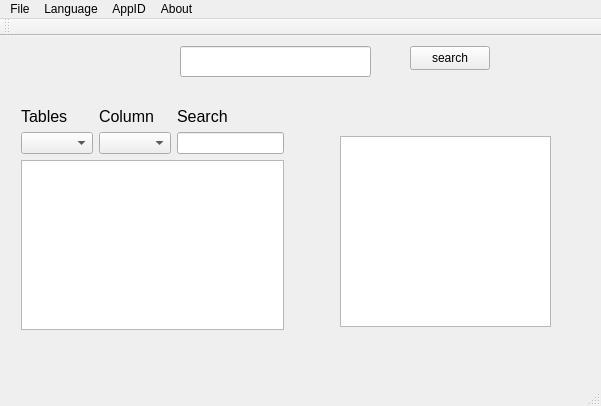
<?xml version="1.0" encoding="UTF-8"?>
<ui version="4.0">
 <class>MainWindow</class>
 <widget class="QMainWindow" name="MainWindow">
  <property name="geometry">
   <rect>
    <x>0</x>
    <y>0</y>
    <width>601</width>
    <height>406</height>
   </rect>
  </property>
  <property name="windowTitle">
   <string>MainWindow</string>
  </property>
  <widget class="QWidget" name="centralWidget">
   <widget class="QTextEdit" name="textEdit">
    <property name="geometry">
     <rect>
      <x>340</x>
      <y>100</y>
      <width>211</width>
      <height>191</height>
     </rect>
    </property>
   </widget>
   <widget class="QWidget" name="layoutWidget">
    <property name="geometry">
     <rect>
      <x>10</x>
      <y>60</y>
      <width>285</width>
      <height>245</height>
     </rect>
    </property>
    <layout class="QGridLayout" name="gridLayout">
     <item row="0" column="0">
      <widget class="QLabel" name="label">
       <property name="font">
        <font>
         <pointsize>12</pointsize>
        </font>
       </property>
       <property name="text">
        <string>Tables</string>
       </property>
      </widget>
     </item>
     <item row="0" column="1">
      <widget class="QLabel" name="label_3">
       <property name="font">
        <font>
         <pointsize>12</pointsize>
        </font>
       </property>
       <property name="text">
        <string>Column</string>
       </property>
      </widget>
     </item>
     <item row="0" column="2">
      <widget class="QLabel" name="label_2">
       <property name="font">
        <font>
         <pointsize>12</pointsize>
        </font>
       </property>
       <property name="text">
        <string>Search</string>
       </property>
      </widget>
     </item>
     <item row="1" column="0">
      <widget class="QComboBox" name="comboBoxTables"/>
     </item>
     <item row="1" column="1">
      <widget class="QComboBox" name="comboBoxColumn"/>
     </item>
     <item row="1" column="2">
      <widget class="QLineEdit" name="lineEdit"/>
     </item>
     <item row="2" column="0" colspan="3">
      <widget class="QListWidget" name="listWidget"/>
     </item>
    </layout>
   </widget>
   <widget class="QLineEdit" name="lbl_City">
    <property name="geometry">
     <rect>
      <x>180</x>
      <y>10</y>
      <width>191</width>
      <height>31</height>
     </rect>
    </property>
   </widget>
   <widget class="QPushButton" name="search_city">
    <property name="geometry">
     <rect>
      <x>410</x>
      <y>10</y>
      <width>80</width>
      <height>24</height>
     </rect>
    </property>
    <property name="text">
     <string>search</string>
    </property>
   </widget>
  </widget>
  <widget class="QMenuBar" name="menuBar">
   <property name="geometry">
    <rect>
     <x>0</x>
     <y>0</y>
     <width>601</width>
     <height>21</height>
    </rect>
   </property>
   <widget class="QMenu" name="menuFile">
    <property name="title">
     <string>File</string>
    </property>
    <addaction name="actionOpen_DBase"/>
    <addaction name="actionExit"/>
   </widget>
   <widget class="QMenu" name="menuLanguage">
    <property name="title">
     <string>Language</string>
    </property>
    <addaction name="actionEn_English"/>
    <addaction name="actionRu_Russian"/>
   </widget>
   <widget class="QMenu" name="menuAbout">
    <property name="title">
     <string>About</string>
    </property>
   </widget>
   <widget class="QMenu" name="menuAppID">
    <property name="title">
     <string>AppID</string>
    </property>
   </widget>
   <addaction name="menuFile"/>
   <addaction name="menuLanguage"/>
   <addaction name="menuAppID"/>
   <addaction name="menuAbout"/>
  </widget>
  <widget class="QToolBar" name="mainToolBar">
   <attribute name="toolBarArea">
    <enum>TopToolBarArea</enum>
   </attribute>
   <attribute name="toolBarBreak">
    <bool>false</bool>
   </attribute>
  </widget>
  <widget class="QStatusBar" name="statusBar"/>
  <action name="actionEn_English">
   <property name="text">
    <string>En-English</string>
   </property>
  </action>
  <action name="actionRu_Russian">
   <property name="text">
    <string>Ru-Russian</string>
   </property>
  </action>
  <action name="actionExit">
   <property name="text">
    <string>Exit</string>
   </property>
  </action>
  <action name="actionOpen_DBase">
   <property name="text">
    <string>Open DBase</string>
   </property>
  </action>
 </widget>
 <layoutdefault spacing="6" margin="11"/>
 <resources/>
 <connections/>
</ui>
